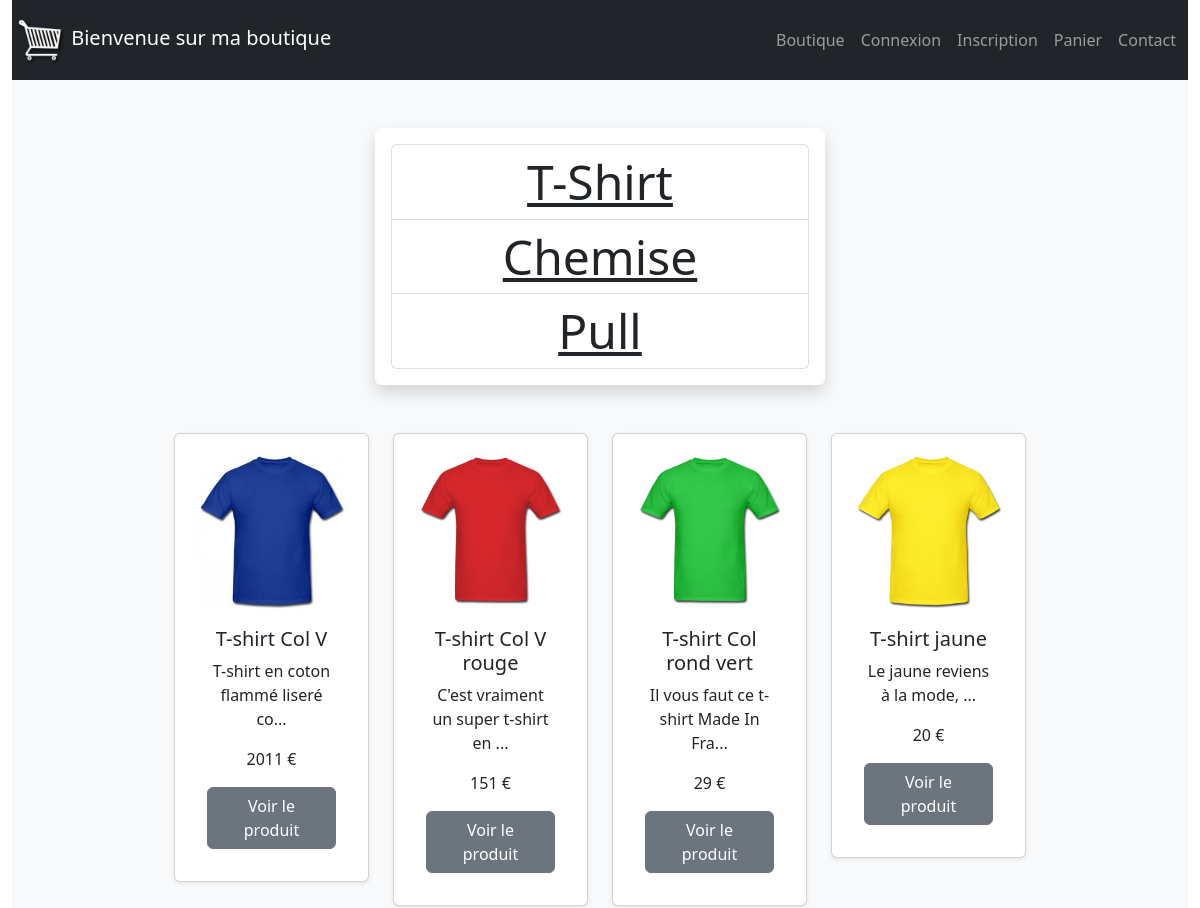
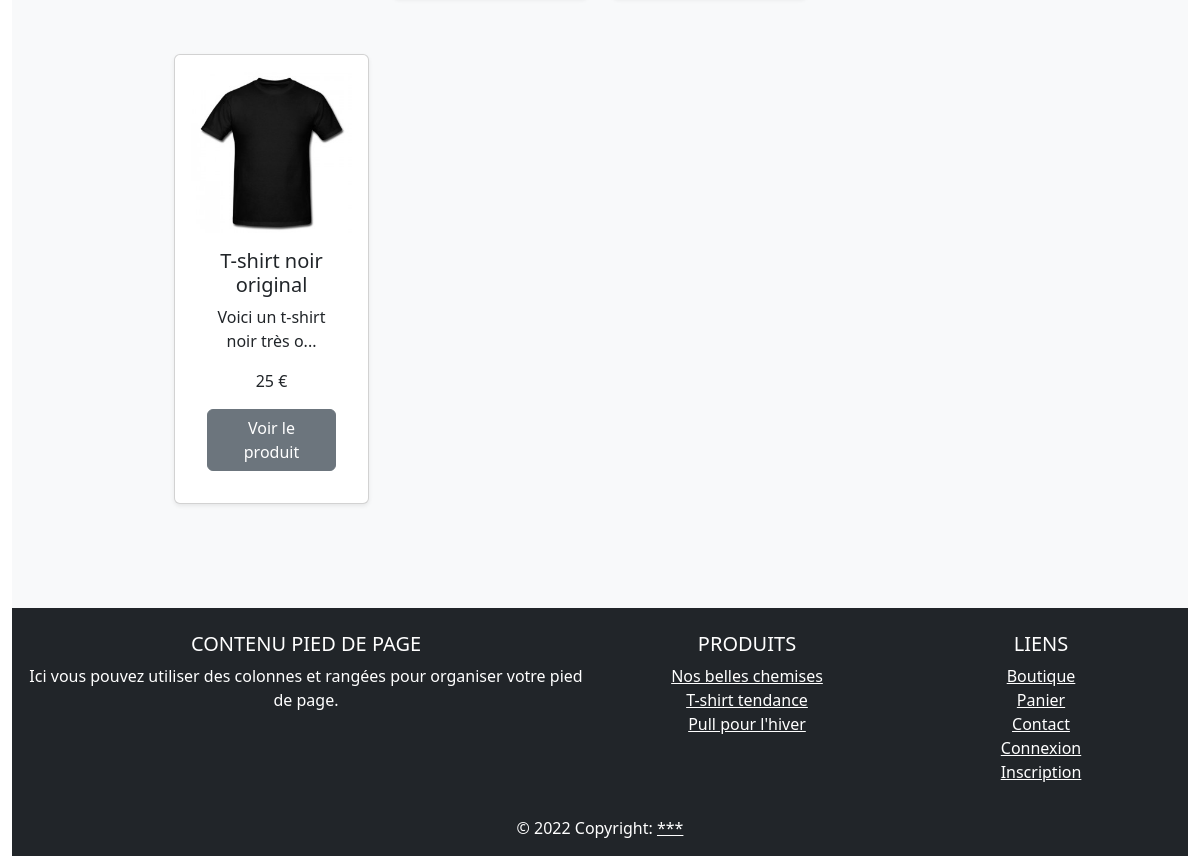
Screenshot of /?categorie=t-shirt with the database file from the repository (2 pictures, top to bottom).
### tables this page shows
CREATE TABLE `produit` (
  `id_produit` int(3) NOT NULL,
  `reference` varchar(20) NOT NULL,
  `categorie` varchar(20) NOT NULL,
  `titre` varchar(100) NOT NULL,
  `description` text NOT NULL,
  `couleur` varchar(20) NOT NULL,
  `taille` varchar(5) NOT NULL,
  `public` enum('m','f','mixte') NOT NULL,
  `photo` varchar(250) NOT NULL,
  `prix` int(3) NOT NULL,
  `stock` int(3) NOT NULL
);

### inc/init.php (called while the page is built, shortened)
<?php
$content = "";
?>

### index.php (the view)
<?php
    require_once("inc/init.php");
    $stmt = $pdo->query("SELECT DISTINCT(categorie) FROM produit");
    $content .= (!isset($_GET["categorie"])) ? "<h3 class='mb-5 text-center display-5 shadow p-1 mb-5 bg-body rounded'> Veuillez choisir une catégorie </h3>" : "";
    $content .= "<div class='w-100'> </div>";
    $content .= " <div class='col-md-6 col-12 mb-3 justify-content-center shadow p-3 mb-5 bg-body rounded'>";
    $content .= "<ul class='list-group text-center display-5'>";
    while($categorie = $stmt->fetch(PDO::FETCH_ASSOC)) {
       $content .= " <li class='list-group-item'> <a class='text-dark text-capitalize' href='?categorie=$categorie[categorie]'>  $categorie[categorie] </a> </li>";
    }
    $content .= "</ul>";
    $content .= "</div>";
    if($_GET && isset($_GET["categorie"])) {
        $categorieSelectionnee = $_GET["categorie"];
        $r = $pdo->query("SELECT * FROM produit WHERE categorie = '$categorieSelectionnee' ");
        $content .= "<div class='row col-md-12'>";
        while($produit = $r->fetch(PDO::FETCH_ASSOC)) {
            $content .= "<div class='col-md-6 col-lg-3 col-sm-12 pl-2 pr-2 pb-2'> <div class='card col-md-12 w-100 shadow-sm p-3 mb-5 bg-body rounded'>
            <a href='fiche_produit.php?idProduit=$produit[id_produit]' target='_blank'><img style='cursor:pointer' class='card-img-top' src='$produit[photo]' alt='$produit[titre]' title='$produit[description]'></a>
                <div class='card-body '>
                    <h5 class='text-center card-title'>$produit[titre]</h5>
                    <p class='text-center card-text'>" . substr($produit["description"], 0, 35) . "..." . "</p>
                    <p class='text-center card-text'>$produit[prix] €</p>
                    <a href='fiche_produit.php?idProduit=$produit[id_produit]' class='d-flex justify-content-center btn btn-secondary' target='_blank'>Voir le produit</a>
                </div>
            </div> </div>";
        }
        $content .= "</div>";
    }
    require_once("inc/header.php");
?>
<?php echo $content; ?>
<?php
    require_once("inc/footer.php");
?>

### rows the page displays
produit: photo (picture), titre "T-shirt Col V", description "T-shirt en coton flammé liseré co", prix "2011"
produit: photo (picture), titre "T-shirt Col V rouge", description "C'est vraiment un super t-shirt en", prix "151"
produit: photo (picture), titre "T-shirt Col rond vert", description "Il vous faut ce t-shirt Made In Fra", prix "29"
produit: photo (picture), titre "T-shirt jaune", description "Le jaune reviens à la mode,", prix "20"
produit: photo (picture), titre "T-shirt noir original", description "Voici un t-shirt noir très o", prix "25"

### other values shown
$categorie[categorie] "T-Shirt"
$categorie[categorie] "Chemise"
$categorie[categorie] "Pull"
